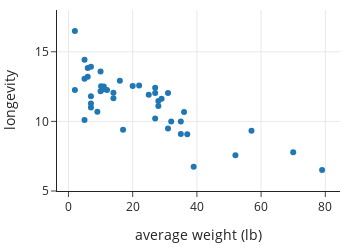

Write notebook code for a chart like this one.
### Markdown cell above
The `.update_layout()` lets us modify any property of a layout.
This includes the plot title (`title`), margins (`margins` dictionary), 
and whether to display a legend (`showlegend`).
The `plotly` documentation has the full list of layout properties [^layout].

`Figure` objects also have `.update_xaxes()` and `.update_yaxes()` functions,
which are similar to `.update_layout()`. These two functions let us modify
properties of the axes, like the axis limits (`range`), number of ticks
(`nticks`), and axis label (`title`). Below, we adjust the range of the y-axis and change the title on the x-axis.

[^layout]: https://plotly.com/python-api-reference/generated/plotly.graph_objects.Layout.html

### Code cell
fig = px.scatter(dogs, x='weight', y='longevity',
                 width=350, height=250)

fig.update_yaxes(range=[5, 18])
fig.update_xaxes(title='average weight (lb)')
fig

### Figure 1 — Plotly figure (JSON) as saved in the notebook; plotly's stock layout.template omitted (floating-point values rounded to 4 significant figures)
{"data": [{"hovertemplate": "weight=%{x}<br>longevity=%{y}<extra></extra>", "legendgroup": "", "marker": {"color": "#1F77B4", "symbol": "circle"}, "mode": "markers", "name": "", "orientation": "v", "showlegend": false, "type": "scatter", "x": [16, 6, 14, 11, 10.15, 22, 7, 7, 2, 20, 28, 27, 5, 31, 2, 6, 29, 27, 31, 11, 28, 7, 5, 5, 7, 10, 14, 12, 32, 10, 35, 9, 17, 25, 57, 35, 37, 27, 36, 39, 52, 79, 70], "xaxis": "x", "y": [12.92, 13.84, 11.66, 12.5, 12.53, 12.58, 13.92, 11.81, 16.5, 12.54, 11.46, 12.42, 14.42, 12.04, 12.25, 13.2, 11.63, 12.04, 9.48, 12.31, 11.1, 11, 13.07, 10.1, 11.29, 13.58, 12.05, 12.25, 10, 12.17, 10, 10.69, 9.4, 11.92, 9.32, 9.1, 9.08, 10.21, 10.67, 6.75, 7.57, 6.5, 7.78], "yaxis": "y"}], "layout": {"height": 250, "legend": {"tracegroupgap": 0}, "width": 350, "xaxis": {"anchor": "y", "autorange": true, "domain": [0, 1], "range": [-3.576, 84.58], "title": {"text": "average weight (lb)"}, "type": "linear"}, "yaxis": {"anchor": "x", "domain": [0, 1], "range": [5, 18], "title": {"text": "longevity"}, "type": "linear"}}}
